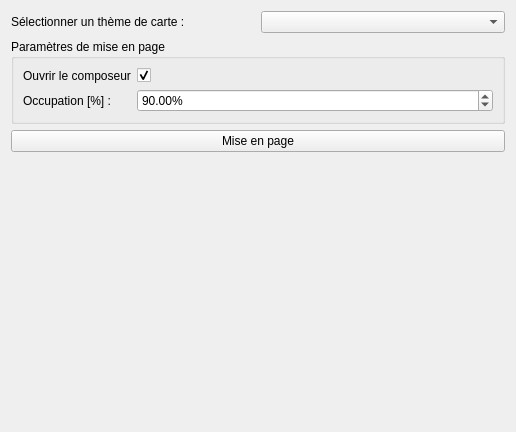
<?xml version="1.0" encoding="UTF-8"?>
<ui version="4.0">
 <class>Form</class>
 <widget class="QWidget" name="Form">
  <property name="geometry">
   <rect>
    <x>0</x>
    <y>0</y>
    <width>516</width>
    <height>432</height>
   </rect>
  </property>
  <layout class="QVBoxLayout" name="verticalLayout" stretch="0,0,0,0">
   <item>
    <layout class="QHBoxLayout" name="hbox_project">
     <item>
      <widget class="QLabel" name="lbl_project">
       <property name="text">
        <string>Sélectionner un thème de carte :</string>
       </property>
      </widget>
     </item>
     <item>
      <widget class="QComboBox" name="combo_project"/>
     </item>
    </layout>
   </item>
   <item>
    <widget class="QGroupBox" name="gbox_param">
     <property name="title">
      <string>Paramètres de mise en page</string>
     </property>
     <layout class="QVBoxLayout">
      <item>
       <layout class="QFormLayout" name="formLayout">
        <item row="0" column="0">
         <widget class="QLabel" name="lbl_composeur">
          <property name="text">
           <string>Ouvrir le composeur</string>
          </property>
         </widget>
        </item>
        <item row="0" column="1">
         <widget class="QCheckBox" name="cb_composeur">
          <property name="text">
           <string/>
          </property>
          <property name="checked">
           <bool>true</bool>
          </property>
         </widget>
        </item>
        <item row="1" column="0">
         <widget class="QLabel" name="lbl_occup">
          <property name="toolTip">
           <string>&lt;html&gt;&lt;head/&gt;&lt;body&gt;&lt;p&gt;Pourcentage de la surface de la feuille occupé par la carte.&lt;/p&gt;&lt;/body&gt;&lt;/html&gt;</string>
          </property>
          <property name="text">
           <string>Occupation [%] :</string>
          </property>
         </widget>
        </item>
        <item row="1" column="1">
         <widget class="QgsDoubleSpinBox" name="dsb_occup">
          <property name="suffix">
           <string>%</string>
          </property>
          <property name="value">
           <double>90.000000000000000</double>
          </property>
         </widget>
        </item>
       </layout>
      </item>
     </layout>
    </widget>
   </item>
   <item>
    <widget class="QPushButton" name="btn_run">
     <property name="text">
      <string>Mise en page</string>
     </property>
    </widget>
   </item>
   <item>
    <spacer name="verticalSpacer">
     <property name="orientation">
      <enum>Qt::Vertical</enum>
     </property>
     <property name="sizeHint" stdset="0">
      <size>
       <width>20</width>
       <height>40</height>
      </size>
     </property>
    </spacer>
   </item>
  </layout>
 </widget>
 <customwidgets>
  <customwidget>
   <class>QgsDoubleSpinBox</class>
   <extends>QDoubleSpinBox</extends>
   <header>qgsdoublespinbox.h</header>
  </customwidget>
 </customwidgets>
 <resources/>
 <connections/>
</ui>
